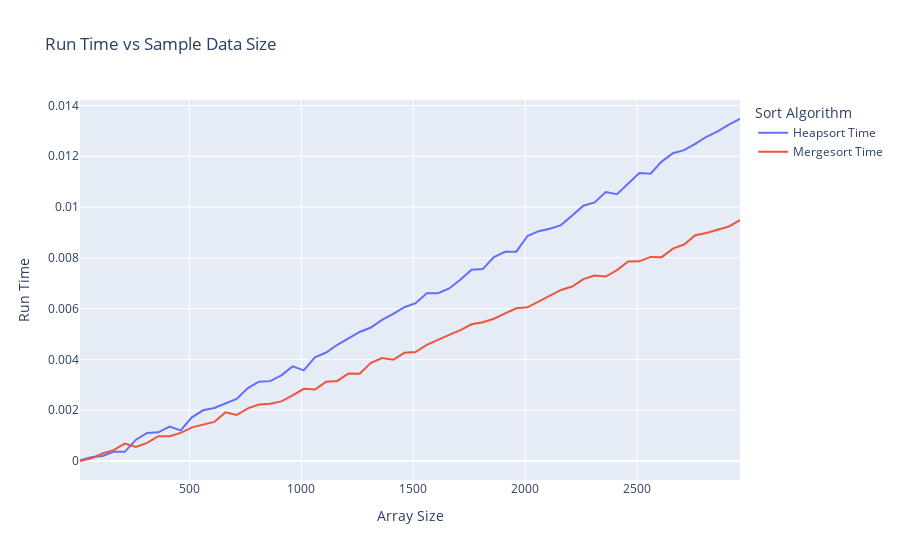

The notebook cell this image was saved under:
### Code cell
# Author: Ashish Shah
# Date: 20/09/2023

# CSE-5311 Assignment 


import time
import random
import plotly.express as px
import pandas as pd

def Heapify(Arr, n, i):
    greatest = i 
    left = 2*i+1
    right = 2*i+2
    
    if left<n and Arr[i]<Arr[left]:
        greatest=left
        
    if right<n and Arr[greatest]<Arr[right]:
        greatest=right
        
        
    if greatest!=i:
        (Arr[i], Arr[greatest])=(Arr[greatest], Arr[i])
        Heapify(Arr, n, greatest)

def HeapSort(Array):
    n=len(Array)
    
    for i in range(n//2 - 1, -1, -1):
        Heapify(Array, n, i)
    
    for i in range(n-1,0,-1):
        (Array[i], Array[0])=(Array[0], Array[i])
        Heapify(Array, i, 0)
    
    
    
    
        
def MergeSort(Array):
    if len(Array)>1:
        
        mid=len(Array)//2
        left=Array[:mid]
        right=Array[mid:]
        
        MergeSort(left)
        MergeSort(right)
        
        i=j=k=0
        
        while i<len(left) and j<len(right):
            if left[i]<=right[j]:
                Array[k]=left[i]
                i+=1
            else:
                Array[k]=right[j]
                j+=1
                
            k+=1
            
        while i < len(left):
            Array[k] = left[i]
            i += 1
            k += 1

        while j < len(right):
            Array[k] = right[j]
            j += 1
            k += 1



# Driver Code: 

Heapsort_times = []
Mergesort_times = []

Array_sizes = list(range(10, 3000, 50))

for size in Array_sizes:
    
    heapS_time=0
    mergeS_time=0
    x=20
    
    for i in range(x):
        
        data = [random.randint(1, 100) for _ in range(size)]
        
        start_time = time.time()
        HeapSort(data.copy())
        heapS_time+=time.time() - start_time
        
        start_time = time.time()
        MergeSort(data.copy())
        mergeS_time+=time.time() - start_time
    
    avg_heap_time= heapS_time/x
    avg_merge_time = mergeS_time/x
    
    Heapsort_times.append(avg_heap_time)
    Mergesort_times.append(avg_merge_time)


df = pd.DataFrame({'Array Size': Array_sizes,
                   'Heapsort Time': Heapsort_times,
                   'Mergesort Time': Mergesort_times})


fig = px.line(df, x='Array Size', y=['Heapsort Time', 'Mergesort Time'],
              labels={'value': 'Run Time', 'variable': 'Sort Algorithm'},
              title='Run Time vs Sample Data Size')

fig.show()

### Figure 1 — Plotly figure (JSON) as saved in the notebook; plotly's stock layout.template omitted (floating-point values rounded to 4 significant figures)
{"data": [{"hovertemplate": "Sort Algorithm=Heapsort Time<br>Array Size=%{x}<br>Run Time=%{y}<extra></extra>", "legendgroup": "Heapsort Time", "line": {"color": "#636efa", "dash": "solid"}, "marker": {"symbol": "circle"}, "mode": "lines", "name": "Heapsort Time", "orientation": "v", "showlegend": true, "type": "scatter", "x": [10, 60, 110, 160, 210, 260, 310, 360, 410, 460, 510, 560, 610, 660, 710, 760, 810, 860, 910, 960, 1010, 1060, 1110, 1160, 1210, 1260, 1310, 1360, 1410, 1460, 1510, 1560, 1610, 1660, 1710, 1760, 1810, 1860, 1910, 1960, 2010, 2060, 2110, 2160, 2210, 2260, 2310, 2360, 2410, 2460, 2510, 2560, 2610, 2660, 2710, 2760, 2810, 2860, 2910, 2960], "xaxis": "x", "y": [2.786e-05, 0.0001518, 0.0002004, 0.0003595, 0.000362, 0.0008394, 0.001106, 0.00113, 0.001359, 0.001205, 0.001722, 0.001996, 0.002087, 0.002258, 0.002441, 0.002869, 0.003124, 0.003145, 0.003376, 0.003726, 0.003569, 0.004081, 0.004273, 0.004577, 0.00484, 0.005081, 0.005256, 0.005555, 0.005797, 0.006054, 0.006214, 0.006602, 0.006609, 0.006793, 0.007138, 0.007536, 0.007559, 0.008032, 0.008237, 0.008244, 0.008861, 0.00905, 0.009146, 0.009289, 0.009666, 0.01005, 0.01018, 0.01059, 0.0105, 0.01092, 0.01134, 0.01131, 0.01179, 0.01212, 0.01224, 0.01249, 0.01277, 0.01298, 0.01324, 0.01347], "yaxis": "y"}, {"hovertemplate": "Sort Algorithm=Mergesort Time<br>Array Size=%{x}<br>Run Time=%{y}<extra></extra>", "legendgroup": "Mergesort Time", "line": {"color": "#EF553B", "dash": "solid"}, "marker": {"symbol": "circle"}, "mode": "lines", "name": "Mergesort Time", "orientation": "v", "showlegend": true, "type": "scatter", "x": [10, 60, 110, 160, 210, 260, 310, 360, 410, 460, 510, 560, 610, 660, 710, 760, 810, 860, 910, 960, 1010, 1060, 1110, 1160, 1210, 1260, 1310, 1360, 1410, 1460, 1510, 1560, 1610, 1660, 1710, 1760, 1810, 1860, 1910, 1960, 2010, 2060, 2110, 2160, 2210, 2260, 2310, 2360, 2410, 2460, 2510, 2560, 2610, 2660, 2710, 2760, 2810, 2860, 2910, 2960], "xaxis": "x", "y": [0, 0.0001067, 0.0003012, 0.0004297, 0.0006835, 0.0005513, 0.0007112, 0.0009772, 0.0009775, 0.001105, 0.001327, 0.001427, 0.00154, 0.001915, 0.001811, 0.002071, 0.002223, 0.002252, 0.002347, 0.002586, 0.002844, 0.002817, 0.003118, 0.003153, 0.003449, 0.003433, 0.003865, 0.004057, 0.003985, 0.00426, 0.004288, 0.004576, 0.004783, 0.004964, 0.005156, 0.005383, 0.005466, 0.005601, 0.005815, 0.006015, 0.006051, 0.006277, 0.006529, 0.006737, 0.006869, 0.007164, 0.007305, 0.007263, 0.00752, 0.007857, 0.007864, 0.008036, 0.008028, 0.008363, 0.008525, 0.008891, 0.008978, 0.009117, 0.009236, 0.009483], "yaxis": "y"}], "layout": {"legend": {"title": {"text": "Sort Algorithm"}, "tracegroupgap": 0}, "title": {"text": "Run Time vs Sample Data Size"}, "xaxis": {"anchor": "y", "domain": [0, 1], "title": {"text": "Array Size"}}, "yaxis": {"anchor": "x", "domain": [0, 1], "title": {"text": "Run Time"}}}}
